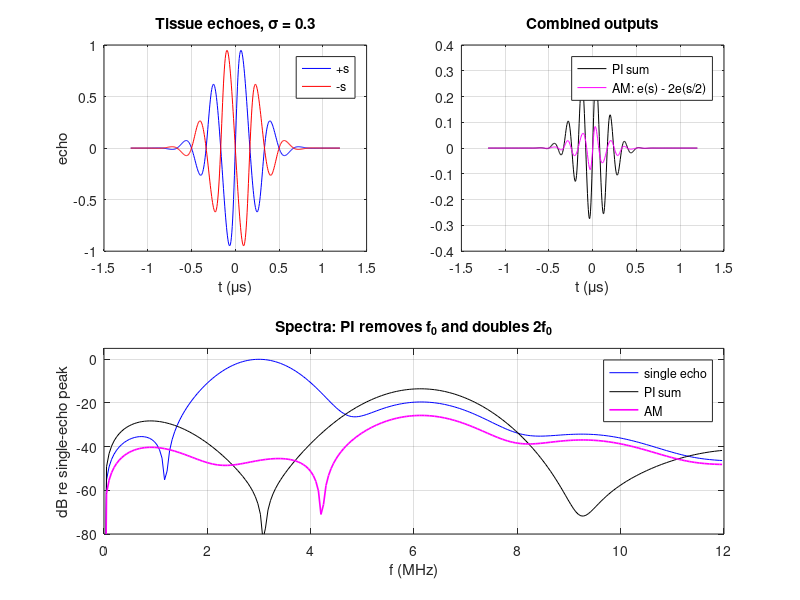

MATLAB code to generate this figure:
%% m15_pulse_inversion.m
% Purpose : pulse inversion (PI) and amplitude modulation (AM) as Volterra-order filters.
%           Tissue: the transmitted pulse distorts by lossless plane-wave propagation (simple-wave
%           solution, each sample of the waveform travels at c0 + beta u), then scatters linearly.
%           "Bubble-like": a memoryless polynomial echo y = x + a2 x^2 + a3 x^3 (illustrative only).
%           PI  : e(+s) + e(-s)          -> odd orders cancel, even orders double
%           AM  : e(s) - 2 e(s/2)        -> linear cancels, quadratic x 1/2, cubic x 3/4
%           Motion between pulses leaves 2|sin(pi f0 delta)| of the fundamental, delta = 2 v / (c PRF).
% Change  : f0, FBW, sigma (distortion = x / xbar), a2, a3, velocity and PRF.
% Expect  : tissue, sigma = 0.3: single echo 2f0/f0 band ratio about -18 dB; PI removes the fundamental
%           band to the level of the even-order spill (< -30 dB re single), 2f0 band +5.8 dB (ideal +6.0);
%           motion residual -26.2 dB at 10 mm/s, PRF 5 kHz, 3 MHz (formula and simulation agree).
%           Band separation: Gaussian f0 and 2f0 spectra meet at -20 dB when FBW = 45 %.
% Runtime : under 1 s.
clear; close all; rng(1);

%% Pulse and helpers
c = 1540; f0 = 3e6; FBW = 0.5; fs = 200e6; N = 4096;
t = ((0:N-1) - N/2)/fs; sf = FBW*f0/(2*sqrt(2*log(2))); st = 1/(2*pi*sf);
s = exp(-t.^2/(2*st^2)).*sin(2*pi*f0*t);                % unit-amplitude transmit pulse
fk = (0:N-1)*fs/N;
bandE = @(x, f1, f2) sum(abs(fft(x)).^2 .* (fk >= f1 & fk < f2));
Ef = @(x) bandE(x, 0.5*f0, 1.5*f0); Eh = @(x) bandE(x, 1.5*f0, 2.5*f0);
dB10 = @(r) 10*log10(r);
% lossless simple-wave distortion: a sample of value A*s(t) arrives at t - sigma*A*s(t)/(2 pi f0)
% (sigma is defined for amplitude 1; amplitude A scales the distortion by A). Valid before the shock.
prop = @(A, sig) interp1(t - sig*A*s/(2*pi*f0), A*s, t, 'linear', 0);

%% Tissue: PI and AM
sig = 0.3;
eP = prop(1, sig); eN = prop(-1, sig); eH = prop(0.5, sig);
pi_out = eP + eN; am_out = eP - 2*eH;
fprintf('Tissue, f0 = %.1f MHz, FBW = %.0f %%, sigma = %.2f\n', f0/1e6, FBW*100, sig);
fprintf(' single echo: 2f0 band re f0 band          %6.1f dB\n', dB10(Eh(eP)/Ef(eP)));
fprintf(' PI : f0 band re single f0 band             %6.1f dB\n', dB10(Ef(pi_out)/Ef(eP)));
fprintf(' PI : 2f0 band re single 2f0 band           %6.1f dB  (ideal +6.0)\n', dB10(Eh(pi_out)/Eh(eP)));
fprintf(' AM : f0 band re single f0 band             %6.1f dB\n', dB10(Ef(am_out)/Ef(eP)));
fprintf(' AM : 2f0 band re single 2f0 band           %6.1f dB  (quadratic retained x 1/2: -6.0)\n', dB10(Eh(am_out)/Eh(eP)));

%% Bubble-like polynomial echo
a2 = 0.3; a3 = 0.2; ech = @(x) x + a2*x.^2 + a3*x.^3;
bP = ech(s); bN = ech(-s); bH = ech(0.5*s);
fprintf('\nPolynomial echo (a2 = %.1f, a3 = %.1f): PI keeps even orders, AM also keeps cubic terms\n', a2, a3);
fprintf(' PI : f0 band re single f0 band             %6.1f dB\n', dB10(Ef(bP + bN)/Ef(bP)));
fprintf(' AM : f0 band re single f0 band             %6.1f dB  (nonlinear fundamental from x^3)\n', dB10(Ef(bP - 2*bH)/Ef(bP)));
fprintf(' AM : expected cubic-fundamental level      %6.1f dB\n', dB10(Ef(0.75*a3*s.^3)/Ef(bP)));

%% Motion between pulses
fprintf('\nMotion residual of the fundamental after PI (linear medium), f0 = %.1f MHz\n', f0/1e6);
fprintf('  v (mm/s)  PRF (kHz)   delta (ns)   formula (dB)   simulated (dB)\n');
for vv = [1 10 50]
  for prf = [5e3]
    d = 2*vv*1e-3/c/prf; s2 = -interp1(t, s, t - d, 'linear', 0);
    fprintf('  %6.0f     %5.1f      %7.2f       %7.1f        %7.1f\n', vv, prf/1e3, d*1e9, ...
      20*log10(2*abs(sin(pi*f0*d))), dB10(Ef(s + s2)/Ef(s)));
  end
end

%% Band separation for filter-based harmonic imaging (Gaussian spectra)
% fundamental half-width at L dB: (B/2) f0 sqrt(L/6); the 2f0 spectrum of s^2 is sqrt(2) wider in Hz
for L = [6 20 30]
  fprintf('f0 and 2f0 spectra meet at -%2d dB when FBW = %.0f %%\n', L, 100*2/((1 + sqrt(2))*sqrt(L/6)));
end

%% Figure
figure('Position', [60 60 900 600]);
win = abs(t) < 1.2e-6;
subplot(2,2,1); plot(t(win)*1e6, eP(win), 'b', t(win)*1e6, eN(win), 'r'); grid on;
xlabel('t (\mus)'); ylabel('echo'); legend('+s', '-s'); title(sprintf('Tissue echoes, \\sigma = %.1f', sig));
subplot(2,2,2); plot(t(win)*1e6, pi_out(win), 'k', t(win)*1e6, am_out(win), 'm'); grid on;
xlabel('t (\mus)'); legend('PI sum', 'AM: e(s) - 2e(s/2)'); title('Combined outputs');
subplot(2,1,2); half = fk < 12e6; ref = max(abs(fft(eP)));
S1 = 20*log10(abs(fft(eP))/ref + 1e-9); S2 = 20*log10(abs(fft(pi_out))/ref + 1e-9); S3 = 20*log10(abs(fft(am_out))/ref + 1e-9);
plot(fk(half)/1e6, S1(half), 'b', fk(half)/1e6, S2(half), 'k', fk(half)/1e6, S3(half), 'm', 'LineWidth', 1.2);
ylim([-80 5]); grid on; xlabel('f (MHz)'); ylabel('dB re single-echo peak');
legend('single echo', 'PI sum', 'AM'); title('Spectra: PI removes f_0 and doubles 2f_0');
